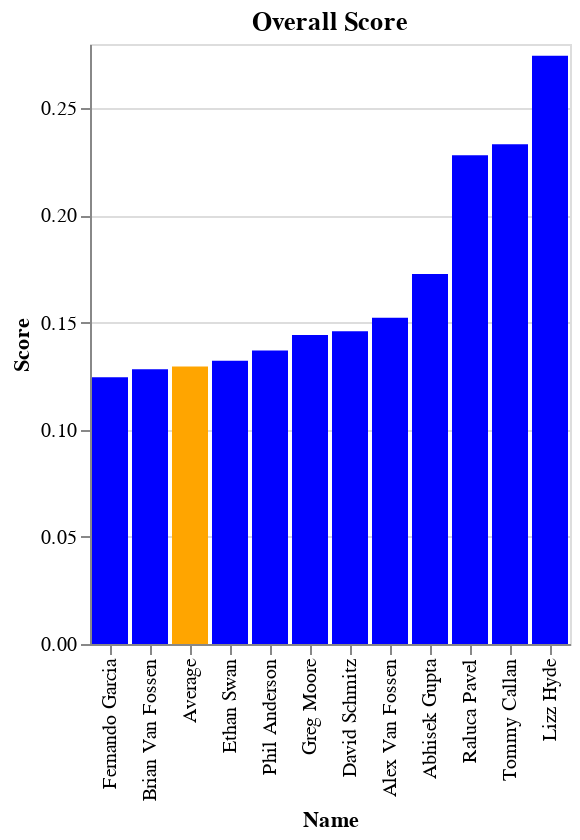

This figure's notebook cell:
### Markdown cell above
Compute Brier scores, both for each category and overall.

### Code cell
import altair as alt

alt.Chart(df).mark_bar().encode(
    x=alt.X('Name', sort='y'),
    y='Score',
    color=alt.condition(
        alt.datum.Name == 'Average',
        alt.value('orange'),
        alt.value('blue'),
    ),
).properties(title='Overall Score')
